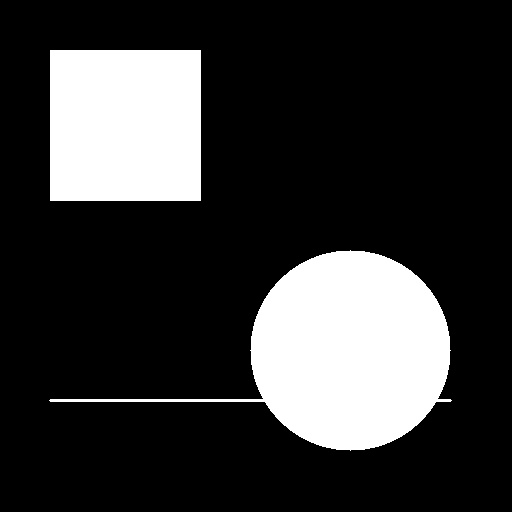
#> input picture computer_vision/上课练习/第四章 显著性检测/test.jpg, 512 x 512 px
$ python saliency_distribution.py
#> lines starting #> are read from the running program, lines starting #| are printed output that depends on the picture; after the words box and inside, x2 and y2 are one past the last pixel; in counts of white or black regions, pixels touching at a corner belong together
"""
教学示例：saliency distribution

- 功能：演示 显著性检测 中与“saliency distribution”相关的核心流程。
- 主要数据结构：通常使用 numpy 数组保存图像矩阵，必要时再用列表或字典保存统计结果。
- 这样设置的原因：把参数、卷积核和阈值显式写出来，便于零基础同学逐行观察修改前后的效果。
"""
from pathlib import Path

import cv2
import numpy as np
import matplotlib.pyplot as plt


BASE_DIR = Path(__file__).resolve().parent

def local_path(name: str) -> str:
    """返回脚本目录下的资源路径，避免依赖当前工作目录。"""
    return str(BASE_DIR / name)
# 1. 设置字体为 SimHei (黑体)，解决中文显示问题
plt.rcParams['font.sans-serif'] = ['SimHei']

# 2. 解决保存图像时负号 '-' 显示为方块的问题
plt.rcParams['axes.unicode_minus'] = False
from collections import Counter


def calculate_distribution_based_saliency(image_path):
    """
    基于对比度分布的显著性检测 (Frequency Tuned - FT Algorithm)
    原理: S(x) = || I(x) - Mean(I) ||
    即：像素显著性 = 该像素颜色与图像全局平均颜色的距离
    """
#> called with image_path = 'computer_vision/上课练习/第四章 显著性检测/test.jpg'
    # 1. 读取图像
    img_bgr = cv2.imread(image_path)
#> img_bgr is the input picture: shape (512, 512, 3); min 0, max 255, mean 53.4
    if img_bgr is None:
        raise ValueError("无法读取图像，请检查路径")

    # 转换为 Lab 颜色空间 (Lab 空间中欧氏距离更符合人眼感知差异)
    img_lab = cv2.cvtColor(img_bgr, cv2.COLOR_BGR2LAB).astype(np.float32)
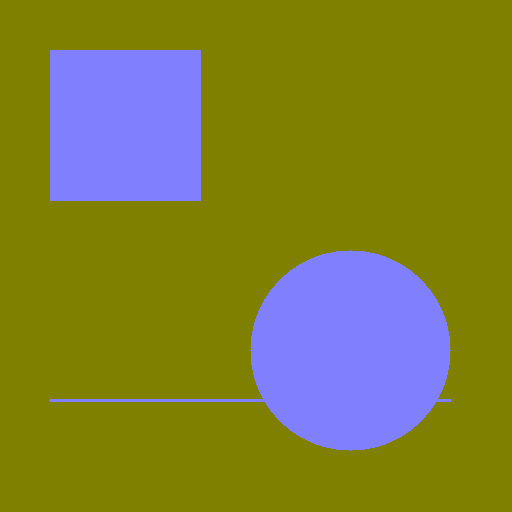
#> img_lab: shape (512, 512, 3) float32; mean B, G, R 53.4, 128, 128

    # 分离 L, a, b 通道
    L, a, b = cv2.split(img_lab)
#> a: shape (512, 512) float32; every value is 128

    # 2. 计算全局颜色分布的中心 (均值)
    # 这里只计算 a 和 b 通道的均值，因为 L (亮度) 通道对显著性贡献较小且易受光照影响
    # 原论文建议忽略 L 通道，仅使用色度通道 (a, b) 计算对比度
    mean_a = np.mean(a)
#> mean_a = 128
    mean_b = np.mean(b)
#> mean_b = 128

    print(f"全局颜色分布中心 -> a: {mean_a:.2f}, b: {mean_b:.2f}")
#| 全局颜色分布中心 -> a: 128.00, b: 128.00

    # 3. 计算每个像素与全局均值的距离 (欧氏距离)
    # 公式: S = sqrt( (a - mean_a)^2 + (b - mean_b)^2 )
    # 使用向量化操作加速计算
    dist_a = a - mean_a
#> dist_a: shape (512, 512) float32; every value is 0
    dist_b = b - mean_b

    saliency_map = np.sqrt(dist_a ** 2 + dist_b ** 2)

    # 4. 归一化到 0-255
    # 注意：FT 算法生成的图通常不需要额外的平滑处理，因为它天然保留了高频细节（边缘）
    # 但为了视觉效果和阈值分割，通常会做一个轻微的高斯模糊
    saliency_map = cv2.normalize(saliency_map, None, 0, 255, cv2.NORM_MINMAX)
    saliency_map = saliency_map.astype(np.uint8)
#> saliency_map: shape (512, 512); every value is 0

    # 可选：轻微高斯模糊以连接断裂的边缘 (FT 原论文中有时不做，但实际应用中做一点效果更好)
    saliency_blur = cv2.GaussianBlur(saliency_map, (3, 3), 0)

    # 5. 二值化掩膜 (使用 Otsu 自动阈值)
    _, binary_mask = cv2.threshold(saliency_blur, 0, 255, cv2.THRESH_BINARY + cv2.THRESH_OTSU)

    # 为了演示“分布”的概念，我们还可以计算并返回直方图数据
    hist_a = cv2.calcHist([a], [0], None, [256], [0, 256])
#> hist_a = 256 values, max 262144 at index 128, min 0 at index 0, mean 1024
    hist_b = cv2.calcHist([b], [0], None, [256], [0, 256])
#> hist_b has the same summary as hist_a

    return img_bgr, saliency_blur, binary_mask, (mean_a, mean_b), (hist_a, hist_b)


# --- 主程序 ---
if __name__ == "__main__":
    image_file = local_path("test.jpg")

    import os

    # 如果没有测试图，生成一张具有明显颜色分布特征的图
    if not os.path.exists(image_file):
        print(f"未找到 {image_file}，正在生成分布测试图像...")
        # 创建一个背景占主导，前景独特的图像
        h, w = 400, 400
        test_img = np.zeros((h, w, 3), dtype=np.uint8)

        # 背景：大面积的绿色 (Lab: L~50, a~-40, b~20 左右，这里用 BGR 近似)
        # BGR: (0, 150, 0) -> 绿色
        test_img[:] = [0, 150, 0]

        # 添加一些背景噪声，模拟真实分布
        noise = np.random.randint(-10, 10, (h, w, 3), dtype=np.int16)
        test_img = np.clip(test_img.astype(np.int16) + noise, 0, 255).astype(np.uint8)

        # 前景：一个红色的圆 (与绿色分布差异大)
        # BGR: (0, 0, 255) -> 红色
        cv2.circle(test_img, (200, 200), 70, (0, 0, 255), -1)

        # 前景：一个黄色的方块
        # BGR: (0, 255, 255) -> 黄色
        cv2.rectangle(test_img, (50, 50), (120, 120), (0, 255, 255), -1)

        cv2.imwrite(image_file, test_img)
        print("测试图像已生成。")

    try:
        original, saliency, mask, global_mean, histograms = calculate_distribution_based_saliency(image_file)
#> global_mean = (128, 128)
        mean_a, mean_b = global_mean
#> mean_a = 128; mean_b = 128
        hist_a, hist_b = histograms
#> hist_b has the same summary as hist_a in calculate_distribution_based_saliency

        plt.figure(figsize=(18, 4))

        # 图 1: 原始图像
        plt.subplot(1, 6, 1)
        plt.title("1. 原始图像")
        plt.imshow(cv2.cvtColor(original, cv2.COLOR_BGR2RGB))
        plt.axis('off')

        # 图 2: 显著性热力图 (灰度)
        plt.subplot(1, 6, 2)
        plt.title("2. FT 显著性图\n(基于分布距离)")
        plt.imshow(saliency, cmap='gray')
        plt.axis('off')

        # 图 3: 伪彩色显著图
        plt.subplot(1, 6, 3)
        plt.title("3. 伪彩色映射")
        plt.imshow(saliency, cmap='jet')
        plt.axis('off')

        # 图 4: 二值化结果
        plt.subplot(1, 6, 4)
        plt.title("4. 提取掩膜")
        plt.imshow(mask, cmap='gray')
        plt.axis('off')

        # 图 5: 'a' 通道颜色分布直方图
        plt.subplot(1, 6, 5)
        plt.title(f"5. 'a' 通道分布\n均值: {mean_a:.1f}")
        plt.plot(hist_a, color='green', linewidth=2)
        plt.axvline(x=mean_a, color='red', linestyle='--', label='Global Mean')
        plt.legend()
        plt.xlim(0, 256)
        plt.xlabel("Value")
        plt.ylabel("Frequency")
        plt.grid(axis='y', alpha=0.3)

        # 图 6: 'b' 通道颜色分布直方图
        plt.subplot(1, 6, 6)
        plt.title(f"6. 'b' 通道分布\n均值: {mean_b:.1f}")
        plt.plot(hist_b, color='blue', linewidth=2)
        plt.axvline(x=mean_b, color='red', linestyle='--', label='Global Mean')
        plt.legend()
        plt.xlim(0, 256)
        plt.xlabel("Value")
        plt.ylabel("Frequency")
        plt.grid(axis='y', alpha=0.3)

        plt.tight_layout()
        plt.show()
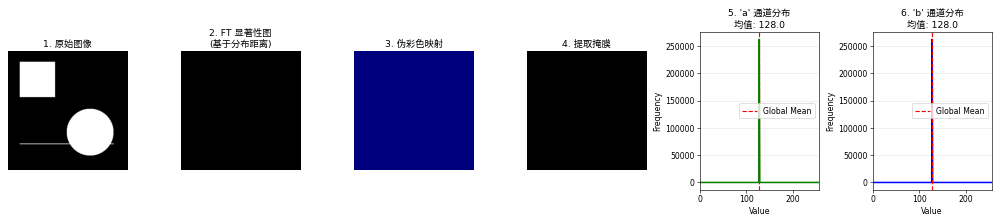
#> figure drawn by matplotlib, 6 panels; panel 5: curve peaks at x = 128, y = 262144; panel 6: curve peaks at x = 128, y = 262144

        print("处理完成！观察直方图可以看到：背景颜色聚集在均值附近，前景颜色远离均值。")

    except Exception as e:
        print(f"发生错误: {e}")
        import traceback

        traceback.print_exc()
